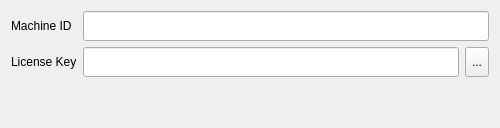
<?xml version="1.0" encoding="UTF-8"?>
<ui version="4.0">
 <class>DlgLicense</class>
 <widget class="QDialog" name="DlgLicense">
  <property name="geometry">
   <rect>
    <x>0</x>
    <y>0</y>
    <width>500</width>
    <height>128</height>
   </rect>
  </property>
  <property name="windowTitle">
   <string>Register License</string>
  </property>
  <layout class="QGridLayout" name="gridLayout">
   <item row="0" column="0">
    <layout class="QVBoxLayout" name="verticalLayout_3">
     <item>
      <layout class="QHBoxLayout" name="horizontalLayout_2">
       <item>
        <layout class="QVBoxLayout" name="verticalLayout_2">
         <item>
          <widget class="QLabel" name="label">
           <property name="minimumSize">
            <size>
             <width>0</width>
             <height>30</height>
            </size>
           </property>
           <property name="text">
            <string>Machine ID</string>
           </property>
          </widget>
         </item>
         <item>
          <widget class="QLabel" name="label_2">
           <property name="minimumSize">
            <size>
             <width>0</width>
             <height>30</height>
            </size>
           </property>
           <property name="text">
            <string>License Key</string>
           </property>
          </widget>
         </item>
        </layout>
       </item>
       <item>
        <layout class="QVBoxLayout" name="verticalLayout">
         <item>
          <widget class="QLineEdit" name="edtMachine">
           <property name="minimumSize">
            <size>
             <width>0</width>
             <height>30</height>
            </size>
           </property>
           <property name="readOnly">
            <bool>true</bool>
           </property>
          </widget>
         </item>
         <item>
          <layout class="QHBoxLayout" name="horizontalLayout">
           <item>
            <widget class="QLineEdit" name="edtLicense">
             <property name="minimumSize">
              <size>
               <width>0</width>
               <height>30</height>
              </size>
             </property>
             <property name="readOnly">
              <bool>true</bool>
             </property>
            </widget>
           </item>
           <item>
            <widget class="QToolButton" name="btnOpen">
             <property name="minimumSize">
              <size>
               <width>0</width>
               <height>30</height>
              </size>
             </property>
             <property name="text">
              <string>...</string>
             </property>
            </widget>
           </item>
          </layout>
         </item>
        </layout>
       </item>
      </layout>
     </item>
     <item>
      <widget class="QLabel" name="lblStatus">
       <property name="minimumSize">
        <size>
         <width>0</width>
         <height>30</height>
        </size>
       </property>
       <property name="text">
        <string/>
       </property>
      </widget>
     </item>
    </layout>
   </item>
  </layout>
 </widget>
 <resources/>
 <connections/>
</ui>
